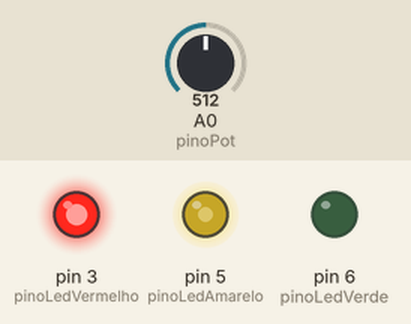
The sketch below on a simulated Arduino Uno, built with avr-gcc and run on an emulated ATmega328P. Shown: output pins drawn as LEDs (lit = HIGH). Inputs (shaded band) come from the test bench; at power-on: A0 (pinoPot) = 512.

Above: at 1.2 s.
1.3 s: A0 (pinoPot) set to 690
At 2.4 s:
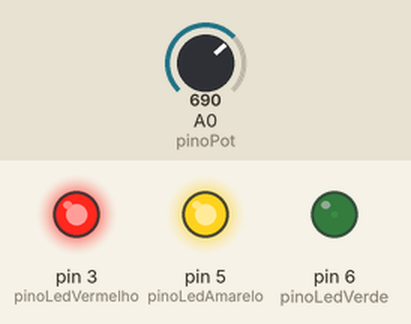
2.8 s: A0 (pinoPot) set to 670
At 3.6 s:
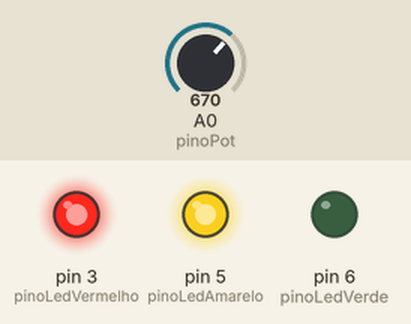
4.3 s: A0 (pinoPot) set to 511
At 4.9 s:
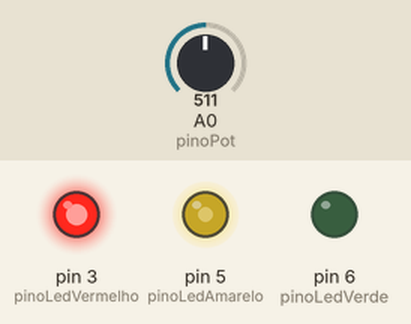
5.8 s: A0 (pinoPot) set to 330
At 6.1 s:
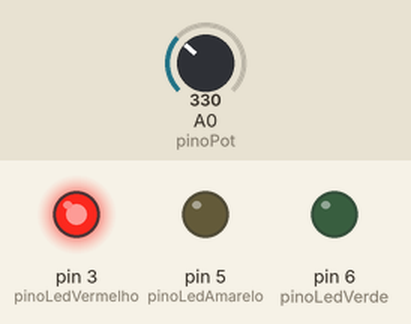
7.3 s: A0 (pinoPot) set to 350
At 8.6 s:
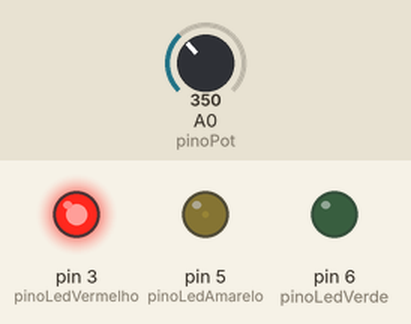
Timing chart, 0 to 9.8 s (numbered marks = the images above; inputs shaded):
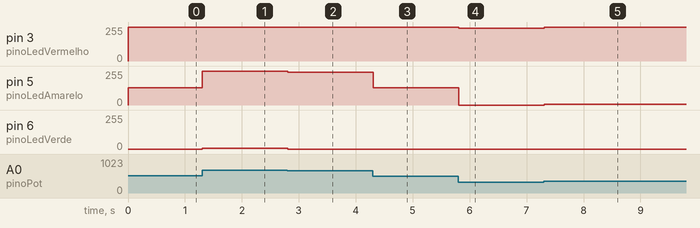

The sketch:

ligar_3_leds_escalonados_com_potenciometro.ino
```cpp
//Declaração de variáveis globais
//Valor que armazena a leitura da tensão do potenciômetro
int valorPot = 0;

//pino do potenciômetro
int pinoPot = A0;

//pino do LED vermelho
int pinoLedVermelho = 3;

//pino do LED amarelo
int pinoLedAmarelo = 5;

//pino do LED verde
int pinoLedVerde = 6;

void setup()
{
  pinMode(pinoPot, INPUT);
  pinMode(pinoLedVermelho, OUTPUT);
  pinMode(pinoLedAmarelo, OUTPUT);
  pinMode(pinoLedVerde, OUTPUT);

}

void loop()
{

  valorPot = analogRead(pinoPot);

  //Verifica se o valor de leitura do potenciometro é menor que 340 para acionar o LED vermelho
  if (valorPot <= 340) {

    //aciona o LED vermelho com brilho variável
    analogWrite(pinoLedVermelho, map(valorPot, 0, 340, 0, 255));

    //Deixa os outros LEDs desligados
    digitalWrite(pinoLedVerde,LOW);
    digitalWrite(pinoLedAmarelo,LOW);
  }

  //Verifica se o valor de leitura do potenciometro é maior que 340 e menor que 680 para acionar os LEDs vermelho e amarelo
  else if (valorPot <= 680 && valorPot>340) {
    //aciona o LED amarelo com brilho variável
    analogWrite(pinoLedAmarelo, map(valorPot, 340, 680, 0, 255));

    //Deixa o LED amarelo desligado e LED vermelho ligado
    digitalWrite(pinoLedVermelho,HIGH);
    digitalWrite(pinoLedVerde,LOW);
  }

  //Verifica se o valor de leitura do potenciometro é maior que 340 e menor que 680 para acionar os LEDs vermelho, amarelo e verde
  else if (valorPot > 680) {
    //aciona o LED verde com brilho variável
    analogWrite(pinoLedVerde, map(valorPot, 680, 1023, 0, 255));

    //Deixa os LEDs vermelho e LED amarelo ligado
    digitalWrite(pinoLedVermelho,HIGH);
    digitalWrite(pinoLedAmarelo,HIGH);
  }

  delay(100);
}
```

Measured:
- after the input at 1.3 s, pin 5 (pinoLedAmarelo): 129/255 → 255/255 at once; pin 6 (pinoLedVerde): 0/255 → 7/255 at once
- after the input at 2.8 s, pin 5 (pinoLedAmarelo): 255/255 → 247/255 at once; pin 6 (pinoLedVerde): 7/255 → 0/255 at once
- after the input at 4.3 s, pin 5 (pinoLedAmarelo): 247/255 → 128/255 at once
- after the input at 5.8 s, pin 3 (pinoLedVermelho): 255/255 → 247/255 at once; pin 5 (pinoLedAmarelo): 128/255 → 0/255 at once
- after the input at 7.3 s, pin 3 (pinoLedVermelho): 247/255 → 255/255 at once; pin 5 (pinoLedAmarelo): 0/255 → 7/255 at once
